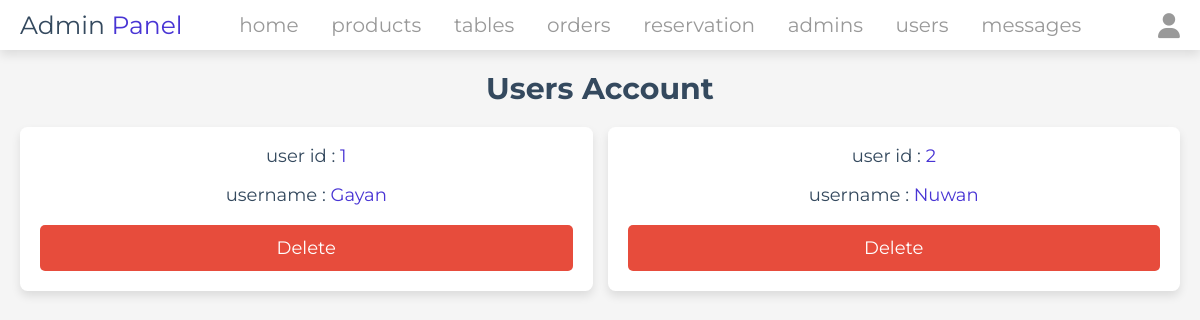
/admin/users_accounts.php (signed in), run on the app's committed database.
### tables this page shows
CREATE TABLE `users` (
  `id` int(100) NOT NULL,
  `name` varchar(20) NOT NULL,
  `email` varchar(50) NOT NULL,
  `number` varchar(10) NOT NULL,
  `password` varchar(50) NOT NULL,
  `address` varchar(500) NOT NULL
);

### admin/users_accounts.php (the view, shortened to what this page needs)
<?php
include '../components/connect.php';
?>
<!DOCTYPE html>
<html lang="en">
<head>
   <link rel="stylesheet" href="https://cdnjs.cloudflare.com/ajax/libs/font-awesome/6.1.1/css/all.min.css">
   <link rel="stylesheet" href="../css/admin_style.css">
</head>
<body>
<?php include '../components/admin_header.php' ?>
<section class="accounts">
   <h1 class="heading">users account</h1>
   <div class="box-container">
   <?php
      $select_account = $conn->prepare("SELECT * FROM `users`");
      $select_account->execute();
      if($select_account->rowCount() > 0){
         while($fetch_accounts = $select_account->fetch(PDO::FETCH_ASSOC)){
   ?>
   <div class="box">
      <p> user id : <span><?= $fetch_accounts['id']; ?></span> </p>
      <p> username : <span><?= $fetch_accounts['name']; ?></span> </p>
      <a href="users_accounts.php?delete=<?= $fetch_accounts['id']; ?>" class="delete-btn" onclick="return confirm('delete this account?');">delete</a>
   </div>
   <?php
      }
   }else{
      echo '<p class="empty">no accounts available</p>';
   }
   ?>
   </div>
</section>
</body>
</html>

### css/admin_style.css (style rules this page uses)
:root { --main-color:#4834d4; --red:#e74c3c; --orange:#f39c12; --black:#34495e; --white:#fff; --light-bg:#f5f5f5; --light-color:#999; --border:.2rem solid var(--black); --box-shadow:0 .5rem 1rem rgba(0,0,0,.1); }
* { font-family: 'Montserrat', sans-serif; margin:0; padding:0; box-sizing: border-box; text-decoration: none; outline: none; border:none; }
html { font-size: 62.5%; overflow-x: hidden; }
body { background-color: var(--light-bg); }
section { max-width: 1200px; margin:0 auto; padding:2rem; }
.btn, .delete-btn, .option-btn { display: block; margin-top: 1rem; border-radius: .5rem; cursor: pointer; width: 100%; font-size: 1.8rem; color:var(--white); padding:1.2rem 3rem; text-transform: capitalize; text-align: center; }
.delete-btn { background-color: var(--red); }
.heading { text-align: center; margin-bottom: 2rem; text-transform: capitalize; color:var(--black); font-size: 3rem; }
.accounts .box-container { display: grid; grid-template-columns: repeat(auto-fit, minmax(30rem, 1fr)); gap: 1.5rem; justify-content: center; align-items: flex-start; }
.accounts .box-container .box { background-color: var(--white); border-radius: 0.75rem; box-shadow: var(--box-shadow); border: 1px solid var(--border); padding: 2rem; padding-top: 1rem; text-align: center; transition: transform 0.3s ease, box-shadow 0.3s ease; }
.accounts .box-container .box p { padding: 0.5rem 0; font-size: 1.8rem; color: var(--black); line-height: 1.6; }
.accounts .box-container .box p span { color: var(--main-color); }

### data on the page
users: id "1", name "Gayan"
users: id "2", name "Nuwan"
